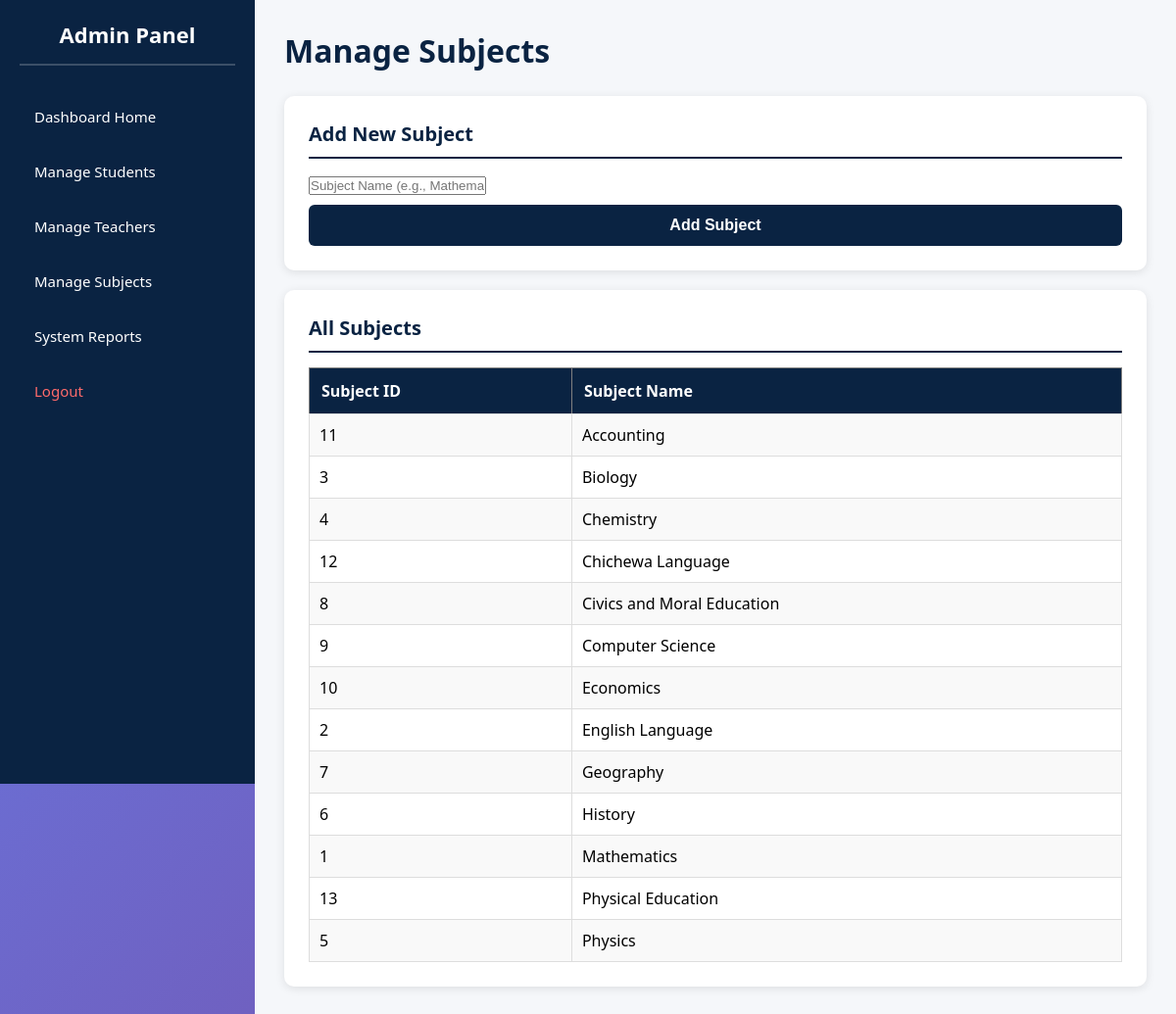
The page /admin_manage_subjects.php (signed in) on the database its author committed.
### tables this page shows
CREATE TABLE subjects (
    id INT AUTO_INCREMENT PRIMARY KEY,
    subject_name VARCHAR(100) NOT NULL
);

### admin_manage_subjects.php (the view, shortened to what this page needs)
<?php
require_once 'config.php';
$subjects = $conn->query("SELECT * FROM subjects ORDER BY subject_name ASC");
?>
<!DOCTYPE html>
<html>
<head>
    <link rel="stylesheet" href="sec.css">
</head>
<body>
    <div class="dashboard-container">
        <div class="sidebar">
            <h2>Admin Panel</h2>
            <ul>
                <li><a href="admin_dashboard.php">Dashboard Home</a></li>
                <li><a href="admin_manage_students.php">Manage Students</a></li>
                <li><a href="admin_manage_teachers.php"> Manage Teachers</a></li>
                <li><a href="admin_manage_subjects.php"> Manage Subjects</a></li>
                <li><a href="admin_system_reports.php"> System Reports</a></li>
                <li><a href="logout.php" style="color: #ff6b6b;"> Logout</a></li>
            </ul>
        </div>
        <div class="main-content">
            <h1>Manage Subjects</h1>
            <div class="card" style="margin-bottom: 20px;">
                <h3>Add New Subject</h3>
                <form method="POST">
                    <input type="text" name="subject_name" placeholder="Subject Name (e.g., Mathematics)" required>
                    <button type="submit" name="add_subject" class="btn">Add Subject</button>
                </form>
            </div>
            <div class="card">
                <h3>All Subjects</h3>
                <table border="1" cellpadding="10" style="width: 100%; border-collapse: collapse;">
                    <tr style="background-color: #0A2342; color: white;">
                        <th>Subject ID</th>
                        <th>Subject Name</th>
                    </tr>
                    <?php if ($subjects && $subjects->num_rows > 0): ?>
                        <?php while($row = $subjects->fetch_assoc()): ?>
                        <tr>
                            <td><?php echo $row['id']; ?></td>
                            <td><?php echo htmlspecialchars($row['subject_name']); ?></td>
                        </tr>
                        <?php endwhile; ?>
                    <?php else: ?>
                        <tr><td colspan="2" style="text-align:center;">No subjects created yet.</td></tr>
                    <?php endif; ?>
                </table>
            </div>
        </div>
    </div>
</body>
</html>

### sec.css (style rules this page uses)
* { margin: 0; padding: 0; box-sizing: border-box; }
body { font-family: 'Segoe UI', Tahoma, Geneva, Verdana, sans-serif; background: linear-gradient(135deg, #667eea 0%, #764ba2 100%); min-height: 100vh; }
.btn { width: 100%; padding: 12px; background: #0A2342; color: white; border: none; border-radius: 6px; font-size: 16px; font-weight: bold; cursor: pointer; transition: background 0.3s; margin-top: 10px; }
.dashboard-container { display: flex; min-height: 100vh; }
.sidebar { width: 260px; background: #0A2342; color: white; padding: 20px; position: fixed; height: 100vh; overflow-y: auto; }
.sidebar h2 { margin-bottom: 30px; font-size: 22px; text-align: center; padding-bottom: 15px; border-bottom: 2px solid rgba(255,255,255,0.2); }
.sidebar ul { list-style: none; }
.sidebar ul li { margin: 12px 0; }
.sidebar ul li a { color: white; text-decoration: none; display: block; padding: 12px 15px; border-radius: 6px; transition: background 0.3s; font-size: 15px; }
.main-content { margin-left: 260px; padding: 30px; flex: 1; background: #f5f7fa; min-height: 100vh; }
.main-content h1 { color: #0A2342; margin-bottom: 25px; font-size: 32px; }
.card { background: white; padding: 25px; border-radius: 10px; box-shadow: 0 2px 10px rgba(0,0,0,0.1); margin-bottom: 20px; }
.card h3 { color: #0A2342; margin-bottom: 15px; font-size: 20px; border-bottom: 2px solid #0A2342; padding-bottom: 10px; }
table { width: 100%; border-collapse: collapse; margin-top: 15px; }
table th { background: #0A2342; color: white; padding: 12px; text-align: left; }
table td { padding: 10px; border: 1px solid #ddd; }
table tr:nth-child(even) { background: #f9f9f9; }

### rows shown on the page
subjects: id "11", subject_name "Accounting"
subjects: id "3", subject_name "Biology"
subjects: id "4", subject_name "Chemistry"
subjects: id "12", subject_name "Chichewa Language"
subjects: id "8", subject_name "Civics and Moral Education"
subjects: id "9", subject_name "Computer Science"
subjects: id "10", subject_name "Economics"
subjects: id "2", subject_name "English Language"
subjects: id "7", subject_name "Geography"
subjects: id "6", subject_name "History"
subjects: id "1", subject_name "Mathematics"
subjects: id "13", subject_name "Physical Education"
subjects: id "5", subject_name "Physics"
